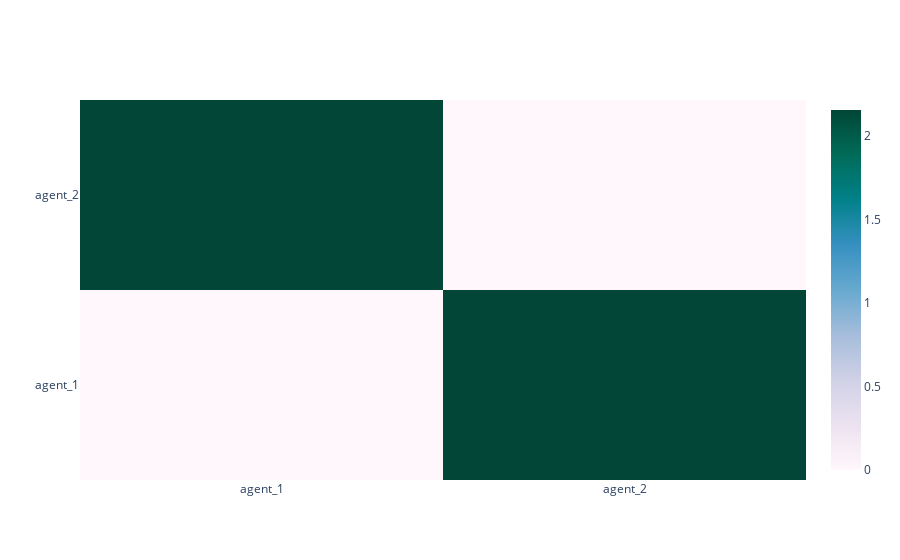

Notebook cell for this chart:
### Code cell
fig = heatmap(
    net.similarity_heatmap(),
    x_labels=['agent_'+str(i+1) for i in range(len(net.agents))],
    y_labels=['agent_'+str(i+1) for i in range(len(net.agents))]
)
fig.show()

### Figure 1 — Plotly figure (JSON) as saved in the notebook; plotly's stock layout.template omitted (floating-point values rounded to 4 significant figures)
{"data": [{"colorscale": [[0.0, "rgb(255,247,251)"], [0.125, "rgb(236,226,240)"], [0.25, "rgb(208,209,230)"], [0.375, "rgb(166,189,219)"], [0.5, "rgb(103,169,207)"], [0.625, "rgb(54,144,192)"], [0.75, "rgb(2,129,138)"], [0.875, "rgb(1,108,89)"], [1.0, "rgb(1,70,54)"]], "hoverongaps": false, "x": ["agent_1", "agent_2"], "y": ["agent_1", "agent_2"], "z": [[0.0, 2.157], [2.157, 0.0]], "type": "heatmap"}], "layout": {}}
